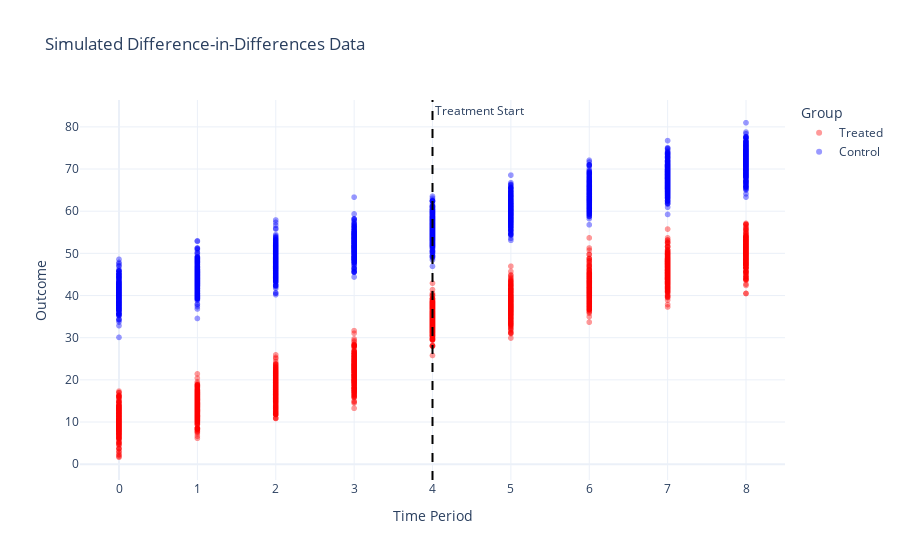

The code cell stored with this chart in its notebook:
### Code cell
panel_plot(df)

### Figure 1 — Plotly figure (JSON) as saved in the notebook; plotly's stock layout.template omitted (floating-point values rounded to 4 significant figures; data arrays with more than 128 entries replaced by an {"elided": "..."} marker saying what was removed)
{"data": [{"hovertemplate": "Group=Treated<br>Time Period=%{x}<br>Outcome=%{y}<extra></extra>", "legendgroup": "Treated", "marker": {"color": "red", "opacity": 0.4, "symbol": "circle"}, "mode": "markers", "name": "Treated", "showlegend": true, "type": "scattergl", "x": {"elided": "2250 int values"}, "xaxis": "x", "y": {"elided": "2250 float values"}, "yaxis": "y"}, {"hovertemplate": "Group=Control<br>Time Period=%{x}<br>Outcome=%{y}<extra></extra>", "legendgroup": "Control", "marker": {"color": "blue", "opacity": 0.4, "symbol": "circle"}, "mode": "markers", "name": "Control", "showlegend": true, "type": "scattergl", "x": {"elided": "2250 int values"}, "xaxis": "x", "y": {"elided": "2250 float values"}, "yaxis": "y"}], "layout": {"annotations": [{"showarrow": false, "text": "Treatment Start", "x": 4, "xanchor": "left", "xref": "x", "y": 1, "yanchor": "top", "yref": "y domain"}], "legend": {"title": {"text": "Group"}, "tracegroupgap": 0}, "shapes": [{"line": {"color": "black", "dash": "dash"}, "type": "line", "x0": 4, "x1": 4, "xref": "x", "y0": 0, "y1": 1, "yref": "y domain"}], "title": {"text": "Simulated Difference-in-Differences Data"}, "xaxis": {"anchor": "y", "domain": [0, 1], "title": {"text": "Time Period"}}, "yaxis": {"anchor": "x", "domain": [0, 1], "title": {"text": "Outcome"}}}}
